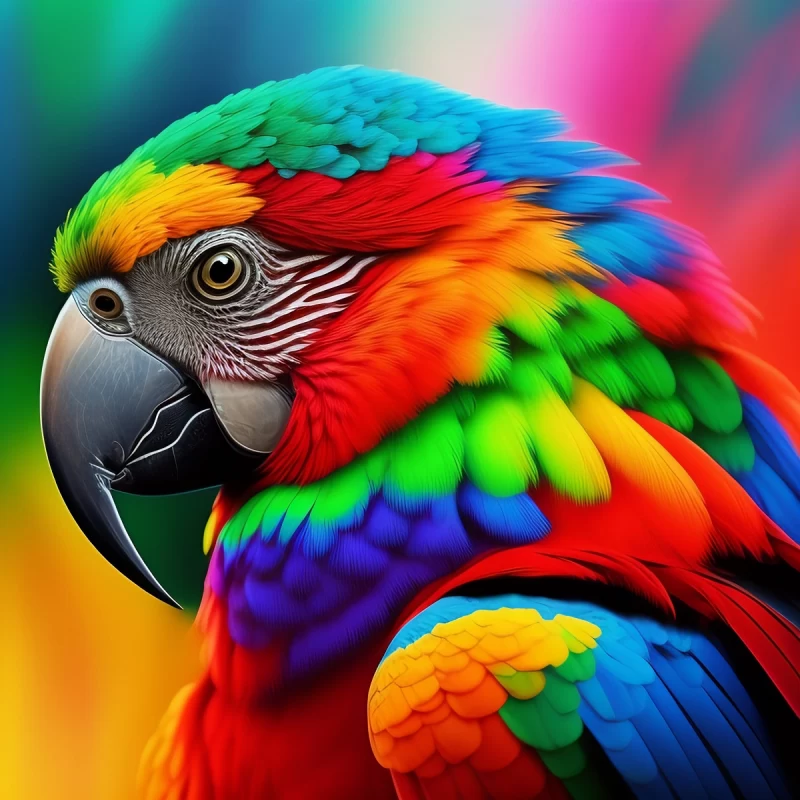
#> input picture img/parrot.jpg, 800 x 800 px, found by its file name
$ jupyter execute 6_Pixel_color_lyers_s06.ipynb
#> lines starting #> are read from the running program, lines starting #| are printed output that depends on the picture
## Import Required Libraries

[cell 1]
import cv2 as cv

* Receiving the image and dividing it into three layers that make up the image, i.e. **blue: 0, green: 1, red: 2**
This action can be done using the code line **"blue, green, red = cv.split(img)"** by packing method.
* **Note:** *When you see the image with the filter of each of the constituent layers, for example green, the brighter areas are a sign of greater saturation of green color and its combinations in those areas.*

[cell 2]
img = cv.imread(r"img\parrot.jpg")
#> img is the input picture: shape (800, 800, 3); mean B, G, R 70.2, 89.9, 118.4
# [5 lines of commented-out code are left out]
blue, green, red = cv.split(img)
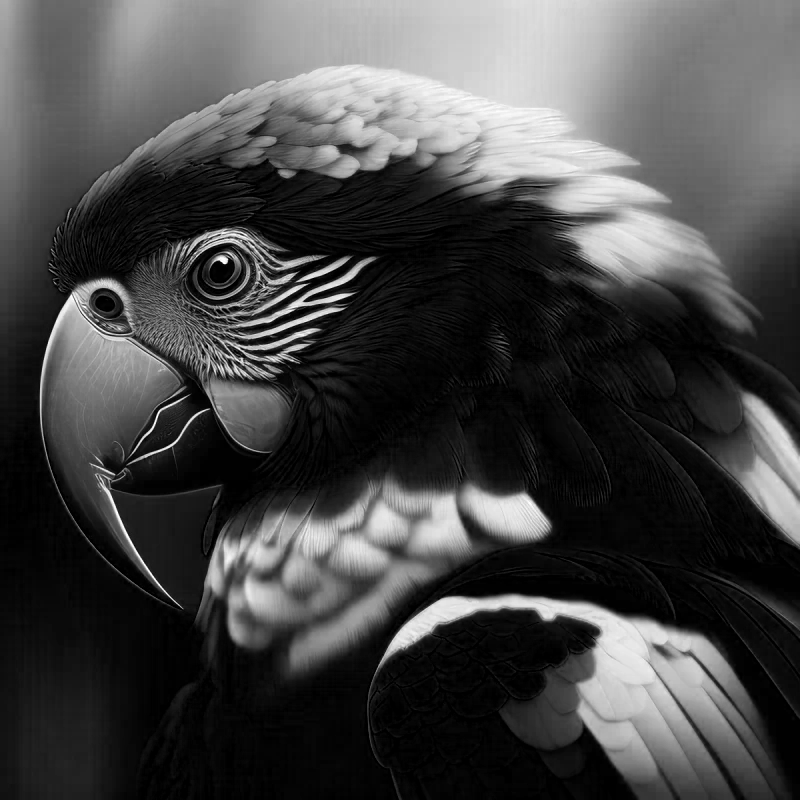
#> blue: shape (800, 800); min 0, max 255, mean 70.2
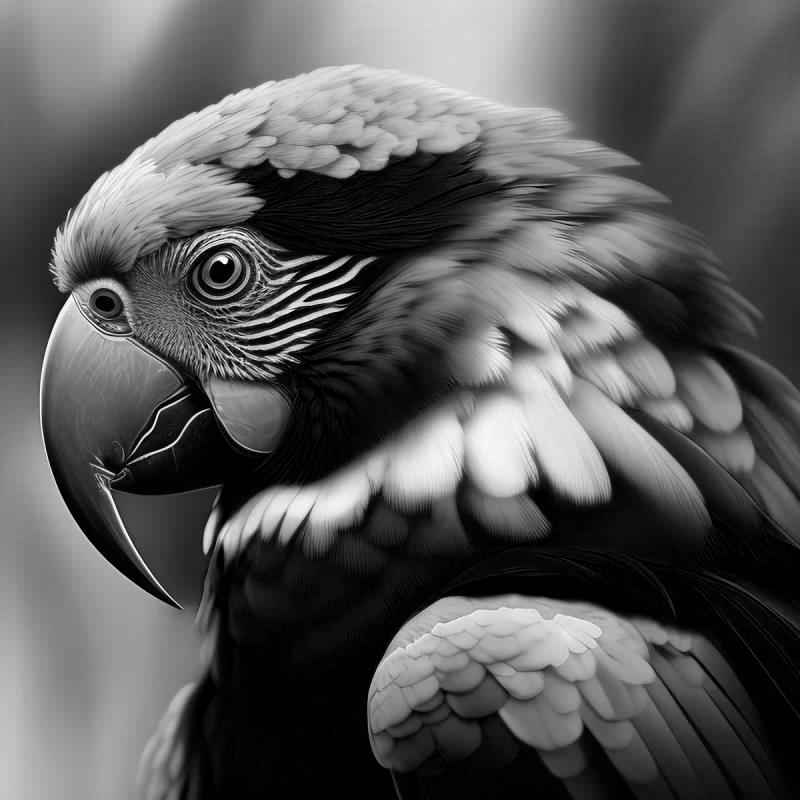
#> green: shape (800, 800); min 0, max 255, mean 89.9
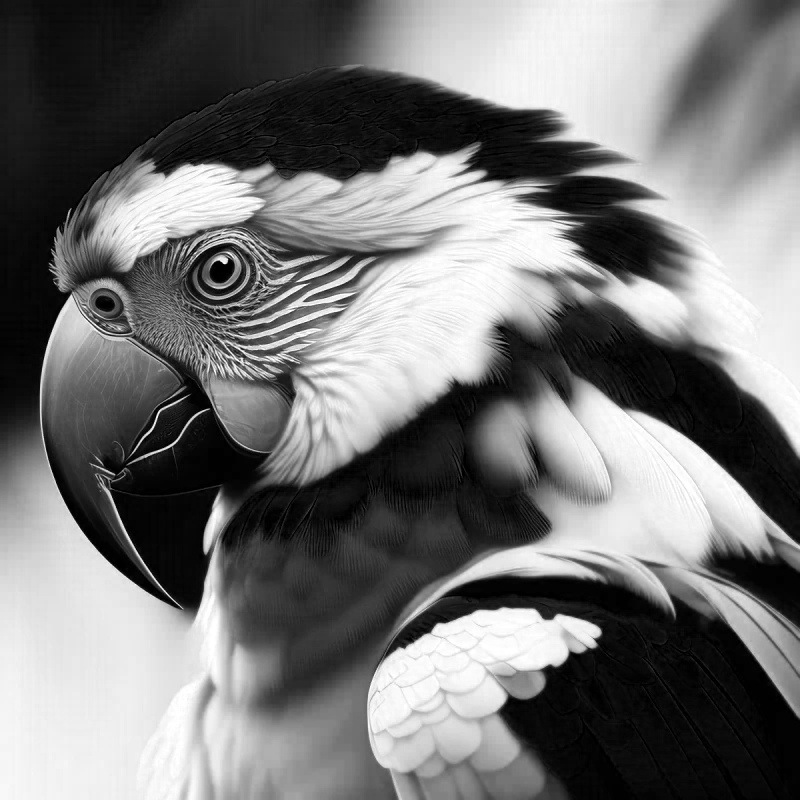
#> red: shape (800, 800); min 0, max 255, mean 118.4

$ run again, with img/PAR.jpg copied over img/parrot.jpg
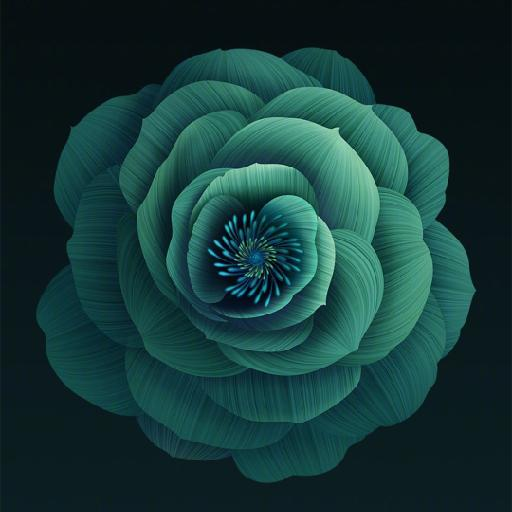
#> input picture img/PAR.jpg, 512 x 512 px, found by its file name
#> img is the input picture: shape (512, 512, 3); mean B, G, R 56.8, 57.9, 21.3
#> `blue, green, red = cv.split(img)`:
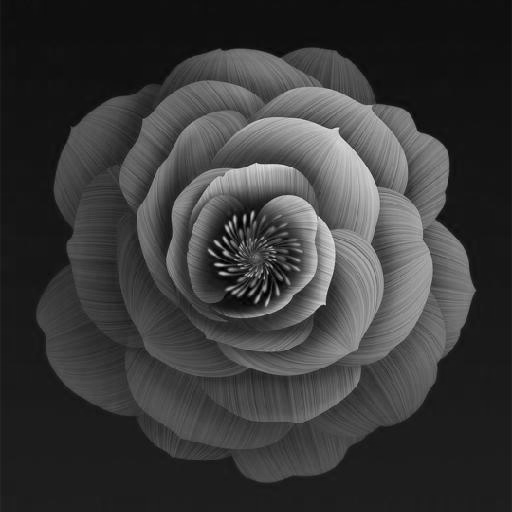
#> green: shape (512, 512); min 0, max 226, mean 57.9
#> `blue, green, red = cv.split(img)`:
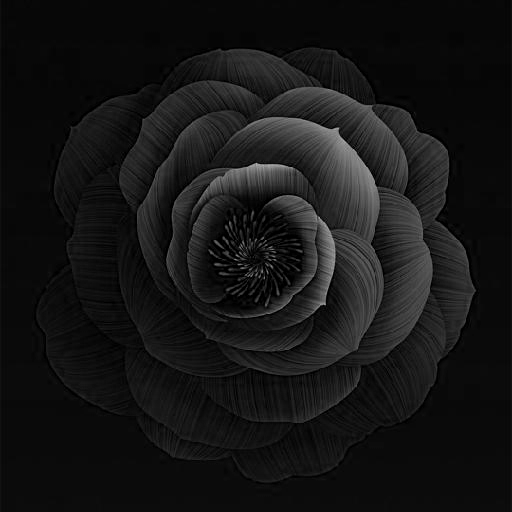
#> red: shape (512, 512); min 0, max 172, mean 21.3
